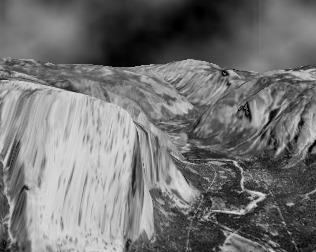
#> input picture yosemite/YOS02.bmp, 316 x 252 px
$ jupyter execute --allow-errors yosemgpr.ipynb   (shell and % lines are left out)
#> lines starting #> are read from the running program, lines starting #| are printed output that depends on the picture
### Envsetup

[cell 1]
from google.colab import drive
drive.mount("/content/drive")

### Imports

[cell 2]
import warnings
warnings.filterwarnings("ignore", category=FutureWarning)

[cell 3]
import torch
import gpytorch
import cv2 as cv
import numpy as np
import matplotlib.pyplot as plt

### Visualization

[cell 4]
def visimg(img1, img2, figsize=(10, 4)):
    fig, axs = plt.subplots(ncols=2, figsize=figsize)
    axs[0].imshow(img1, cmap="grey")
    axs[1].imshow(img2, cmap="grey")
    axs[0].axis("off")
    axs[1].axis("off")
    plt.tight_layout()
    plt.show()

[cell 5]
# [32 lines left out: function visflo, not called in this run]

[cell 6]
# [19 lines left out: function viscov, not called in this run]

### Maximum Likelihood

[cell 7]
def gaussian_mask(window=5, sigma=None, normalize=True):
    if not sigma:
        sigma = window / 3
    center = (window - 1) / 2
    x = np.arange(window) - center
    y = np.arange(window) - center
    xx, yy = np.meshgrid(x, y)
    mask = np.exp(-(xx ** 2 + yy ** 2) / (2 * sigma ** 2))
    return mask / mask.sum() if normalize else mask

[cell 8]
def maximum_likelihood(img1, img2, window=9, sigma=1, rhos=[]):
    w = window // 2
    pad1 = cv.copyMakeBorder(img1.astype(np.float32), w, w, w, w, cv.BORDER_REFLECT)
    pad2 = cv.copyMakeBorder(img2.astype(np.float32), w, w, w, w, cv.BORDER_REFLECT)
    Ix = cv.Sobel(pad1, cv.CV_32F, 1, 0, ksize=3)
    Iy = cv.Sobel(pad2, cv.CV_32F, 0, 1, ksize=3)
    It = pad2 - pad1

    u = np.zeros(img1.shape, dtype=np.float32)
    v = np.zeros(img1.shape, dtype=np.float32)
    c = np.zeros(img1.shape + (2, 2), dtype=np.float32)
    mask = gaussian_mask(window, normalize=False)
    noise = ((sigma / mask) ** 2).flatten()
    noise = np.diag(noise) if len(rhos) else noise

    for i in range(img1.shape[0]):
        for j in range(img1.shape[1]):
            m, n = i + w, j + w
            ix = Ix[m-w:m+w+1, n-w:n+w+1].flatten()
            iy = Iy[m-w:m+w+1, n-w:n+w+1].flatten()
            it = It[m-w:m+w+1, n-w:n+w+1].flatten()
            nabla = np.vstack([ix, iy])

            if len(rhos):
                cornoise = correlate(noise, rhos, (m, n), window)
                nabnoise = nabla @ np.linalg.inv(cornoise)
                ercov = np.linalg.inv(nabnoise @ nabla.T)
                flows = -ercov @ nabnoise @ it
            else:
                ercov = np.linalg.inv((nabla / noise) @ nabla.T)
                flows = -ercov @ (nabla / noise) @ it

            u[i, j] = flows[0]
            v[i, j] = flows[1]
            c[i, j] = ercov
    return u, v, c

### Multiresolution Algorithm

[cell 9]
def gaussian_pyramid(img, levels):
    pyramid = [img.astype(np.float32)]
    for _ in range(levels - 1):
        pyramid.append(cv.pyrDown(pyramid[-1]))
    return pyramid[::-1]

[cell 10]
def measurement_update(img1, img2, uu, vv, cc, window=9, sigma=1):
    w = window // 2
    pad1 = cv.copyMakeBorder(img1.astype(np.float32), w, w, w, w, cv.BORDER_REFLECT)
    pad2 = cv.copyMakeBorder(img2.astype(np.float32), w, w, w, w, cv.BORDER_REFLECT)
    Ix = cv.Sobel(pad1, cv.CV_32F, 1, 0, ksize=3)
    Iy = cv.Sobel(pad1, cv.CV_32F, 0, 1, ksize=3)
    It = pad2 - pad1

    u  = np.zeros(img1.shape, dtype=np.float32)
    v  = np.zeros(img1.shape, dtype=np.float32)
    c  = np.zeros(img1.shape + (2, 2), dtype=np.float32)
    mask = gaussian_mask(window, normalize=False)
    noise = ((sigma / mask) ** 2).flatten()

    for i in range(img1.shape[0]):
        for j in range(img1.shape[1]):
            m, n = i + w, j + w
            ix = Ix[m-w:m+w+1, n-w:n+w+1].flatten()
            iy = Iy[m-w:m+w+1, n-w:n+w+1].flatten()
            it = It[m-w:m+w+1, n-w:n+w+1].flatten()

            nabla = np.vstack([ix, iy])
            fpred = np.array([uu[i, j], vv[i, j]])
            innovation = it + nabla.T @ fpred

            ercov = np.linalg.inv(cc[i, j])
            ercov = np.linalg.inv((nabla / noise) @ nabla.T + ercov)
            fpost = fpred - ercov @ (nabla / noise) @ innovation

            u[i, j] = fpost[0]
            v[i, j] = fpost[1]
            c[i, j] = ercov
    return u, v, c

[cell 11]
def multiresolution_flows(img1, img2, window, sigmaQ, sigmaR, k=3, r=2):
    lvls = int(np.log2(img1.shape).min() - k)
    pyr1 = gaussian_pyramid(img1, lvls)
    pyr2 = gaussian_pyramid(img2, lvls)
    u1, v1, c1 = maximum_likelihood(pyr1[0], pyr2[0], window[0], sigmaR[0])
    pyramid = [(u1, v1, c1)]
    A = r * np.eye(2)

    for i in range(1, len(pyr1)):
        h, w = pyr1[i].shape
        u2 = cv.pyrUp(u1, dstsize=(w, h)) * r
        v2 = cv.pyrUp(v1, dstsize=(w, h)) * r

        c2 = np.zeros((h, w) + (2, 2))
        for m in range(2):
            for n in range(2):
                c2[..., m, n] = cv.pyrUp(c1[..., m, n], dstsize=(w, h)) * (r ** 2)
        c2 += (sigmaQ[i] * np.eye(2))[None, None, ...]


        u1, v1, c1 = measurement_update(
            pyr1[i], pyr2[i], u2, v2, c2, window[i], sigmaR[i]
        )
        pyramid.append((u1, v1, c1))
    return pyramid

### Homoscedastic GPR

[cell 12]
class GPROFE(gpytorch.models.ExactGP):
    # [12 lines left out: functions __init__, forward, not called in this run]

[cell 13]
# [13 lines left out: function train, not called in this run]

[cell 14]
# [6 lines left out: function pred, not called in this run]

### Empirical Images

[cell 15]
img1 = cv.imread("yosemite/YOS02.bmp")
#> img1 is the input picture: shape (252, 316, 3); min 0, max 220, mean 115.3
img2 = cv.imread("yosemite/YOS03.bmp")
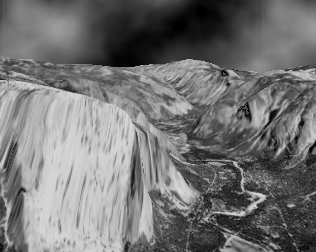
#> input picture yosemite/YOS03.bmp, 316 x 252 px
#> img2 is the input picture: shape (252, 316, 3); min 0, max 220, mean 116.3
img1 = cv.cvtColor(img1, cv.COLOR_BGR2GRAY)
#> img1: shape (252, 316)
img2 = cv.cvtColor(img2, cv.COLOR_BGR2GRAY)
#> img2: shape (252, 316)
img1 = cv.GaussianBlur(img1, (9, 9), -1)
img2 = cv.GaussianBlur(img2, (9, 9), -1)
visimg(img1, img2)

### Training (Maximum Likelihood)

[cell 16]
u, v, c = maximum_likelihood(img1, img2, 9, 1)
#> in maximum_likelihood, `Ix = cv.Sobel(pad1, cv.CV_32F, 1, 0, ksize=3)`:
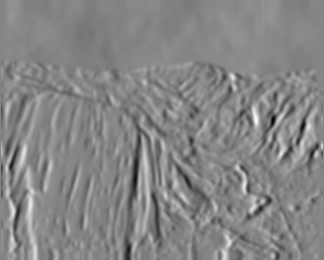
#> Ix: shape (260, 324) float32; min -266, max 241, mean -0.5; drawn with min black and max white
#> after the loop in maximum_likelihood, `for i in range(img1.shape[0]):`:
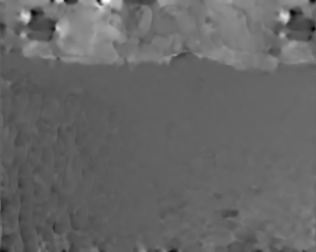
#> u: shape (252, 316) float32; min -1.6, max 2.37, mean -0.000999; drawn with min black and max white
#> after the loop in maximum_likelihood, `for i in range(img1.shape[0]):`:
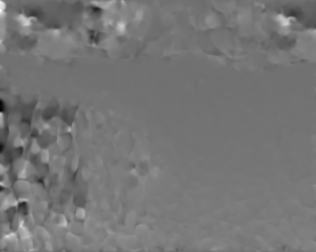
#> v: shape (252, 316) float32; min -2, max 2.51, mean 0.0869; drawn with min black and max white
yy, xx = np.mgrid[0:img1.shape[0]:9, 0:img1.shape[1]:9]
uu, vv = u[::9, ::9], v[::9, ::9]
#> (the rest of this cell did not finish here and is left out)

#> (a cell that did not finish here is left out)

#> (a cell that did not finish here is left out)

### Diagnostics (Maximum Likelihood)

#> (a cell that did not finish here is left out)

#> (a cell that did not finish here is left out)

#> (a cell that did not finish here is left out)

### Training (Multiresolution)

[cell 22]
u, v, c = multiresolution_flows(
    img1, img2,
    [  9,  9,  9,  9,   9],
    [256, 64, 16,  4,   1],
    [  1,  4, 16, 64, 256]
)[-1]
#> after the loop in gaussian_pyramid, `for _ in range(levels - 1):`: pyramid = 4 items
#> call 2 of maximum_likelihood, with window = 9, sigma = 1
#> after the loop in maximum_likelihood (call 2), `for i in range(img1.shape[0]):`:
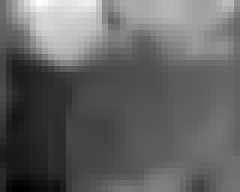
#> u: shape (32, 40) float32 (shown 6 times larger); min -0.0754, max 0.126, mean 0.00358; drawn with min black and max white
#> after the loop in maximum_likelihood (call 2), `for i in range(img1.shape[0]):`:
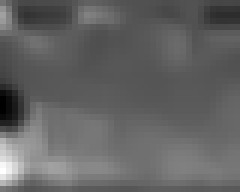
#> v: shape (32, 40) float32 (shown 6 times larger); min -0.0791, max 0.169, mean 0.0177; drawn with min black and max white
#> the loop in multiresolution_flows, `for i in range(1, len(pyr1)):` made 3 passes
#> h on passes 1 to 3: 63, 126, 252
#> pass 1, in measurement_update, `pad2 = cv.copyMakeBorder(img2.astype(np.float32), w, w, w, w, cv.BORDE..`:
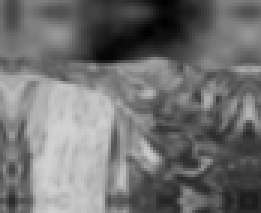
#> pad2: shape (71, 87) float32 (shown 3 times larger); min 0.81, max 210.1, mean 112.8
#> after the loop in multiresolution_flows, `for i in range(1, len(pyr1)):`:
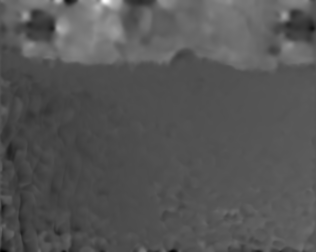
#> u1: shape (252, 316) float32; min -1.23, max 2.45, mean 0.00292; drawn with min black and max white
#> after the loop in multiresolution_flows, `for i in range(1, len(pyr1)):`:
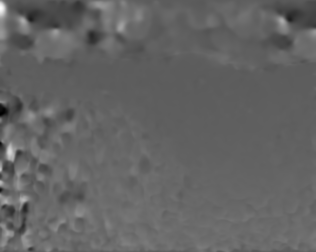
#> v1: shape (252, 316) float32; min -1.34, max 2.34, mean 0.109; drawn with min black and max white
yy, xx = np.mgrid[0:img1.shape[0]:9, 0:img1.shape[1]:9]
uu, vv = u[::9, ::9], v[::9, ::9]
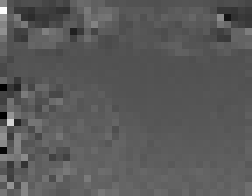
#> vv: shape (28, 36) float32 (shown 7 times larger); min -1.08, max 2.28, mean 0.107; drawn with min black and max white
#> (the rest of this cell did not finish here and is left out)
